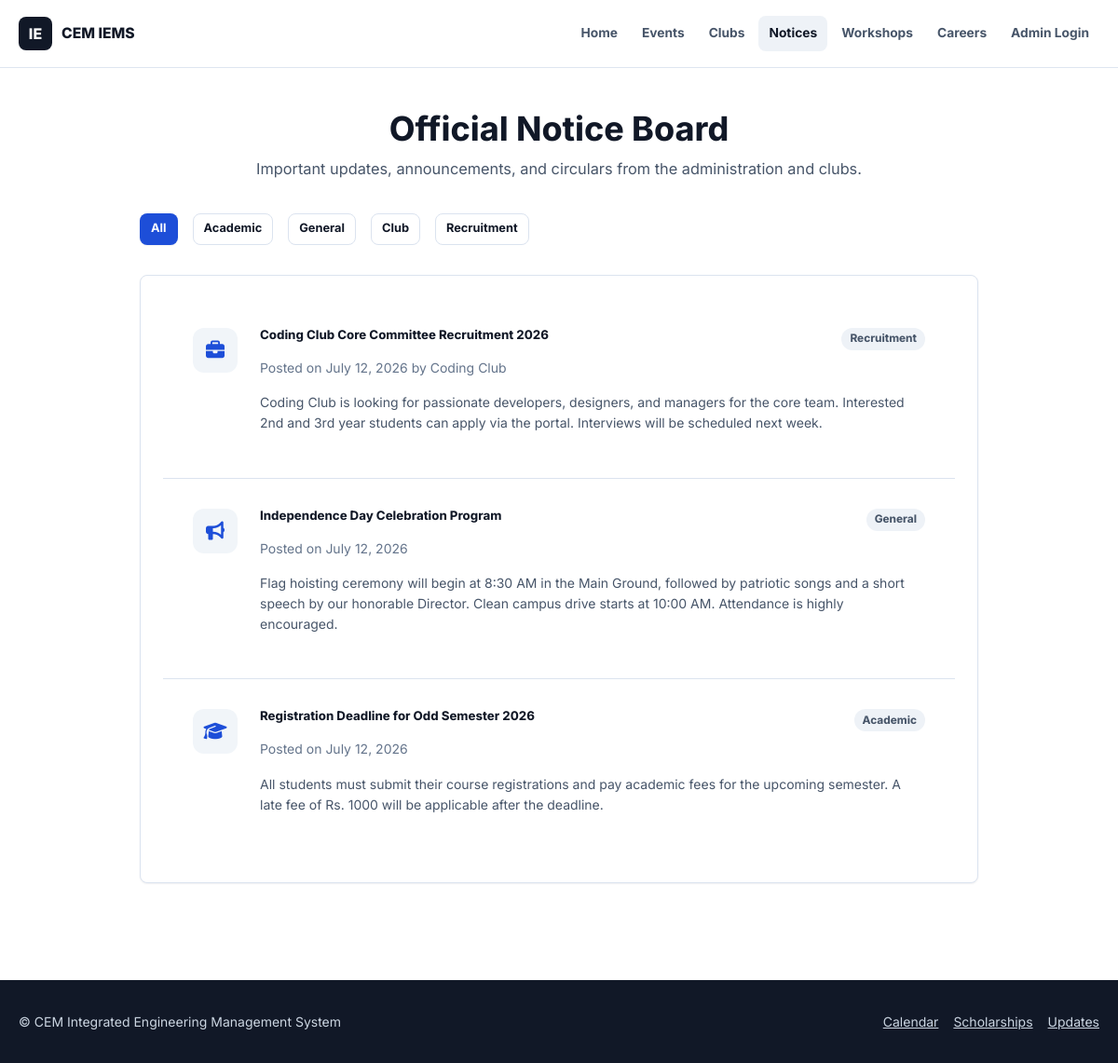
Screenshot of /notices with the database file from the repository.
### models/notice.py (models this page shows, shortened)
class Notice(db.Model):
    __tablename__ = 'notices'
    id = db.Column(db.Integer, primary_key=True)
    club_id = db.Column(db.Integer, db.ForeignKey('clubs.id'), nullable=True)
    title = db.Column(db.String(200), nullable=False)
    description = db.Column(db.Text)
    category = db.Column(db.String(50), default='general')  # general, academic, club, recruitment
    attachment = db.Column(db.String(256))  # File path
    created_by = db.Column(db.Integer, db.ForeignKey('users.id'))
    status = db.Column(db.String(20), default='pending')  # pending, approved, rejected
    approved_by = db.Column(db.Integer, db.ForeignKey('users.id'), nullable=True)
    created_at = db.Column(db.DateTime, default=datetime.utcnow)
    approved_by_user = db.relationship('User', foreign_keys=[approved_by])
    @property
    def category_display(self):
        return {
            'general': 'General',
            'academic': 'Academic',
            'club': 'Club',
            'recruitment': 'Recruitment'
        }.get(self.category, self.category.title())

### models/club.py (models this page shows, shortened)
class Club(db.Model):
    __tablename__ = 'clubs'
    id = db.Column(db.Integer, primary_key=True)
    name = db.Column(db.String(100), nullable=False)
    description = db.Column(db.Text)
    logo = db.Column(db.String(256))  # File path
    faculty = db.Column(db.String(100))  # Faculty advisor
    president = db.Column(db.String(100))  # President name (display)
    email = db.Column(db.String(120))
    phone = db.Column(db.String(20))
    category = db.Column(db.String(50), default='general')  # technical, cultural, sports, general
    is_active = db.Column(db.Boolean, default=True)
    events = db.relationship('Event', backref='club', lazy='dynamic')
    notices = db.relationship('Notice', backref='club', lazy='dynamic')

### routes/public.py (the view)
@public_bp.route('/notices')
def notices():
    page = request.args.get('page', 1, type=int)
    category = request.args.get('category', '')
    query = Notice.query.filter_by(status='approved')
    if category:
        query = query.filter_by(category=category)
    pagination = query.order_by(Notice.created_at.desc()).paginate(page=page, per_page=10, error_out=False)
    return render_template('public/notices.html', pagination=pagination, category=category)

### templates/public/notices.html (shortened to what this page needs)
{% extends "base.html" %}
{% block content %}
<section class="section bg-white">
    <div class="container" style="max-width: 900px;">
        <div class="section-header">
            <h2>Official Notice Board</h2>
            <p>Important updates, announcements, and circulars from the administration and clubs.</p>
        </div>
        <div class="mb-4 d-flex gap-2">
            <a href="{{ url_for('public.notices') }}" class="btn {% if not category %}btn-primary{% else %}btn-secondary{% endif %} btn-sm">All</a>
            <a href="{{ url_for('public.notices', category='academic') }}" class="btn {% if category == 'academic' %}btn-primary{% else %}btn-secondary{% endif %} btn-sm">Academic</a>
            <a href="{{ url_for('public.notices', category='general') }}" class="btn {% if category == 'general' %}btn-primary{% else %}btn-secondary{% endif %} btn-sm">General</a>
            <a href="{{ url_for('public.notices', category='club') }}" class="btn {% if category == 'club' %}btn-primary{% else %}btn-secondary{% endif %} btn-sm">Club</a>
            <a href="{{ url_for('public.notices', category='recruitment') }}" class="btn {% if category == 'recruitment' %}btn-primary{% else %}btn-secondary{% endif %} btn-sm">Recruitment</a>
        </div>
        <div class="card p-0">
            {% for notice in pagination.items %}
            <div class="notice-item d-flex gap-3 p-4 border-bottom {% if loop.last %}border-0{% endif %}">
                <div class="notice-icon" style="width: 48px; height: 48px; border-radius: 12px; background: #F1F5F9; color: var(--accent-blue); display: flex; align-items: center; justify-content: center; font-size: 1.25rem; flex-shrink: 0;">
                    {% if notice.category == 'academic' %}<i class="fa-solid fa-graduation-cap"></i>
                    {% elif notice.category == 'club' %}<i class="fa-solid fa-users"></i>
                    {% elif notice.category == 'recruitment' %}<i class="fa-solid fa-briefcase"></i>
                    {% else %}<i class="fa-solid fa-bullhorn"></i>{% endif %}
                </div>
                <div style="flex: 1;">
                    <div class="d-flex justify-between align-start mb-1">
                        <h5 class="m-0">{{ notice.title }}</h5>
                        <div class="badge badge-secondary text-xs">{{ notice.category_display }}</div>
                    </div>
                    <p class="text-sm text-muted mb-2">Posted on {{ notice.created_at.strftime('%B %d, %Y') }} {% if notice.club %}by {{ notice.club.name }}{% endif %}</p>
                    <p class="text-secondary text-sm mb-2">{{ notice.description }}</p>
                </div>
            </div>
            {% else %}
            <div class="p-5 text-center text-muted">
                No notices available at the moment.
            </div>
            {% endfor %}
        </div>
    </div>
</section>
{% endblock %}

### static/css/main.css (style rules this page uses)
:root { --primary: #111827; --primary-soft: #243041; --accent-blue: #1d4ed8; --accent-blue-light: #dbeafe; --accent-teal: #0f766e; --accent-teal-light: #ccfbf1; --accent-amber: #b45309; --bg: #f6f8fb; --surface: #ffffff; --surface-muted: #f1f5f9; --border: #dbe3ef; --border-strong: #cbd5e1; --text-primary: #111827; --text-secondary: #475569; --text-muted: #64748b; --danger: #dc2626; --warning: #d97706; --success: #059669; --info: #0284c7; --space-xs: 4px; --space-sm: 8px; --space-md: 16px; --space-lg: 24px; --space-xl: 32px; --space-2xl: 48px; --space-3xl: 64px; --radius-sm: 6px; --radius-md: 8px; --radius-lg: 8px; --shadow-sm: 0 1px 2px rgba(15, 23, 42, 0.06); --shadow-md: 0 10px 24px rgba(15, 23, 42, 0.08); --shadow-lg: 0 24px 56px rgba(15, 23, 42, 0.14); --transition-fast: 150ms ease; --transition: 220ms ease; }
* { box-sizing: border-box; margin: 0; padding: 0; }
html { scroll-behavior: smooth; }
body { min-height: 100vh; font-family: "Inter", system-ui, -apple-system, BlinkMacSystemFont, "Segoe UI", sans-serif; background: var(--bg); color: var(--text-primary); line-height: 1.55; -webkit-font-smoothing: antialiased; text-rendering: optimizeLegibility; }
a { color: var(--accent-blue); }
h1, h2, h3, h4, h5, h6 { color: var(--primary); font-weight: 750; line-height: 1.15; }
p { color: var(--text-secondary); }
.container { width: min(1180px, calc(100% - 40px)); margin: 0 auto; }
.section { padding: 72px 0; }
.bg-white { background: var(--surface); }
.section-header { max-width: 760px; margin: 0 auto 34px; text-align: center; }
.section-header h2 { font-size: clamp(1.85rem, 3vw, 2.55rem); margin-bottom: 10px; }
.section-header p { font-size: 1.02rem; }
.d-flex { display: flex; }
.align-start { align-items: flex-start; }
.justify-between { justify-content: space-between; }
.gap-2 { gap: var(--space-md); }
.gap-3 { gap: var(--space-lg); }
.text-xs { font-size: 0.75rem; }
.text-sm { font-size: 0.875rem; }
.text-muted { color: var(--text-muted); }
.text-secondary { color: var(--text-secondary); }
.m-0 { margin: 0; }
.mb-1 { margin-bottom: var(--space-sm); }
.mb-2 { margin-bottom: var(--space-md); }
.mb-4 { margin-bottom: var(--space-xl); }
.p-0 { padding: 0; }
.p-4 { padding: var(--space-xl); }
.border-bottom { border-bottom: 1px solid var(--border); }
.border-0 { border: 0 !important; }
.btn { min-height: 40px; padding: 10px 16px; border: 1px solid transparent; border-radius: var(--radius-md); display: inline-flex; align-items: center; justify-content: center; gap: 8px; color: inherit; text-decoration: none; font-family: inherit; font-size: 0.92rem; font-weight: 700; line-height: 1; white-space: nowrap; cursor: pointer; transition: transform var(--transition-fast), box-shadow var(--transition-fast), background var(--transition-fast), color var(--transition-fast), border-color var(--transition-fast); }
.btn-sm { min-height: 34px; padding: 8px 11px; font-size: 0.8rem; }
.btn-primary { background: var(--accent-blue); color: #fff; box-shadow: var(--shadow-sm); }
.btn-secondary, .btn-outline { background: #fff; color: var(--primary); border-color: var(--border); }
.card, .admin-table-card { background: var(--surface); border: 1px solid var(--border); border-radius: var(--radius-lg); box-shadow: var(--shadow-sm); }
.card { padding: 24px; }
.badge { display: inline-flex; align-items: center; gap: 6px; min-height: 24px; padding: 4px 9px; border-radius: 999px; font-size: 0.74rem; font-weight: 750; line-height: 1; white-space: nowrap; }
.badge-secondary { background: #eef2f7; color: #475569; }

### static/css/public.css (style rules this page uses)
main > .section:first-child { padding-top: 118px; }
.notice-icon, .resource-icon { width: 48px; height: 48px; border-radius: var(--radius-md); display: inline-flex; align-items: center; justify-content: center; background: var(--accent-blue-light); color: var(--accent-blue); flex: 0 0 auto; }

### rows the page displays
Notice: title "Coding Club Core Committee Recruitment 2026", category_display "Recruitment", created_at "July 12, 2026", club.name "Coding Club", description "Coding Club is looking for passionate developers, designers, and managers for the core team. Interested 2nd and 3rd year students can apply via the portal. Interviews will be scheduled next week."
Notice: title "Independence Day Celebration Program", category_display "General", created_at "July 12, 2026", description "Flag hoisting ceremony will begin at 8:30 AM in the Main Ground, followed by patriotic songs and a short speech by our honorable Director. Clean campus drive starts at 10:00 AM. Attendance is highly encouraged."
Notice: title "Registration Deadline for Odd Semester 2026", category_display "Academic", created_at "July 12, 2026", description "All students must submit their course registrations and pay academic fees for the upcoming semester. A late fee of Rs. 1000 will be applicable after the deadline."

### other values shown
{{ config.COLLEGE_SHORT }} "CEM"
